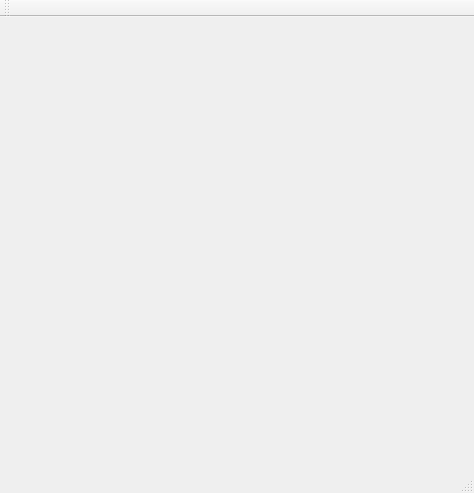
<?xml version="1.0" encoding="UTF-8"?>
<ui version="4.0">
 <class>MainWindow</class>
 <widget class="QMainWindow" name="MainWindow">
  <property name="geometry">
   <rect>
    <x>0</x>
    <y>0</y>
    <width>474</width>
    <height>493</height>
   </rect>
  </property>
  <property name="windowTitle">
   <string>MainWindow</string>
  </property>
  <widget class="QWidget" name="centralWidget">
   <widget class="QWidget" name="gridLayoutWidget">
    <property name="geometry">
     <rect>
      <x>20</x>
      <y>-1</y>
      <width>371</width>
      <height>251</height>
     </rect>
    </property>
    <layout class="QGridLayout" name="gridLayout"/>
   </widget>
  </widget>
  <widget class="QMenuBar" name="menuBar">
   <property name="geometry">
    <rect>
     <x>0</x>
     <y>0</y>
     <width>474</width>
     <height>21</height>
    </rect>
   </property>
  </widget>
  <widget class="QToolBar" name="mainToolBar">
   <attribute name="toolBarArea">
    <enum>TopToolBarArea</enum>
   </attribute>
   <attribute name="toolBarBreak">
    <bool>false</bool>
   </attribute>
  </widget>
  <widget class="QStatusBar" name="statusBar"/>
 </widget>
 <layoutdefault spacing="6" margin="11"/>
 <resources/>
 <connections/>
</ui>
